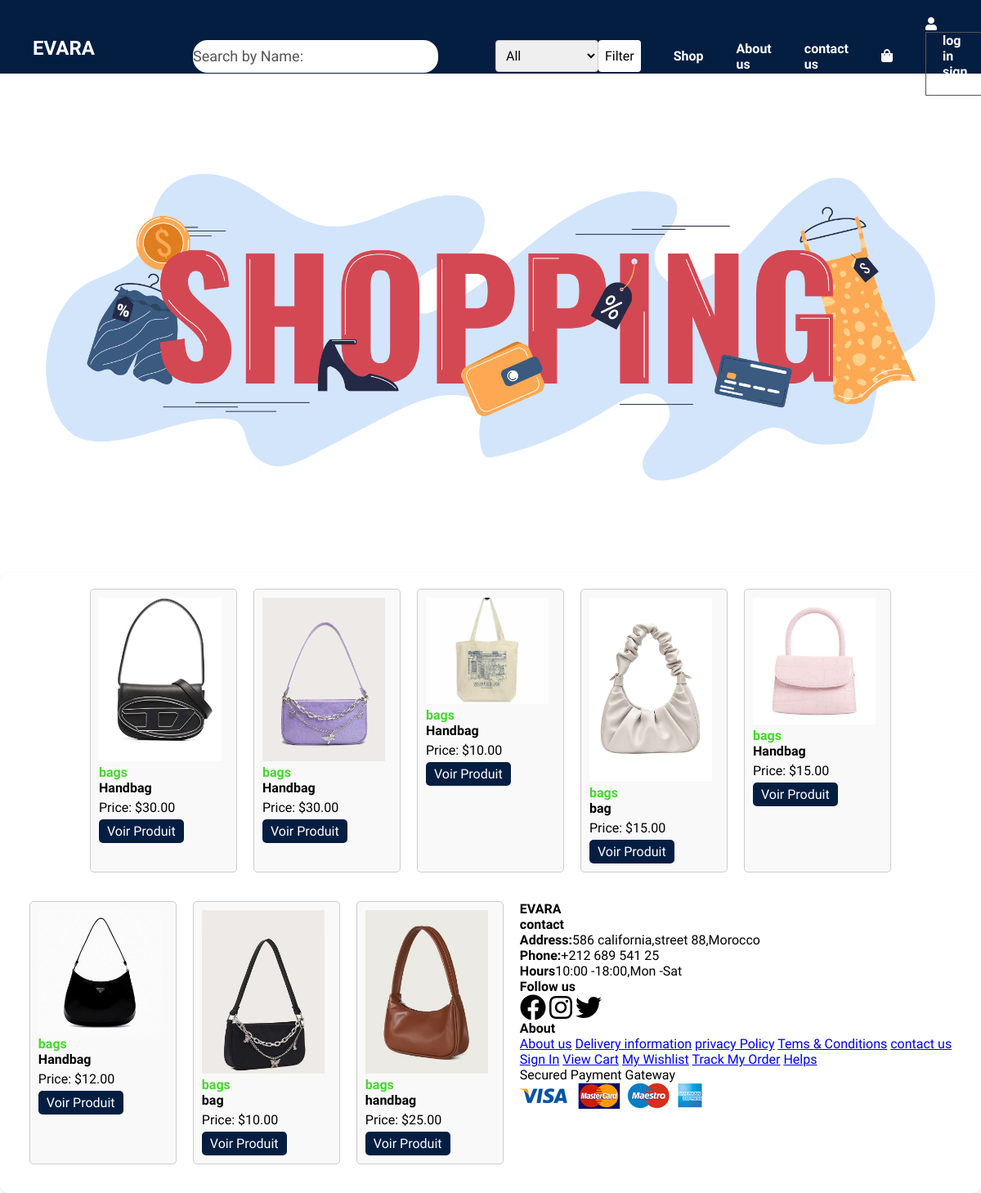
The app's page /shop.php?category=bags with its own data.
### tables this page shows
CREATE TABLE `products` (
  `id` int(11) NOT NULL,
  `name` varchar(255) NOT NULL,
  `description` text DEFAULT NULL,
  `price` decimal(10,2) NOT NULL,
  `image_path` varchar(255) NOT NULL,
  `category` varchar(50) NOT NULL,
  `stock` int(11) NOT NULL
);

### shop.php (the view, shortened to what this page needs)
<?php
$servername = "127.0.0.1";
$username = "root";
$password = "";
$dbname = "ecommerce";
$conn = new mysqli($servername, $username, $password, $dbname);
$category = @$_GET["category"];
if ($category) {
  $query = "SELECT * FROM `products` WHERE category = ?";
  $stmt = $conn->prepare($query);
  $stmt->bind_param("s", $category);
} else {
  $query = "SELECT * FROM `products`";
  $stmt = $conn->prepare($query);
}
$stmt->execute();
$result = $stmt->get_result();
$products = [];
while ($row = $result->fetch_assoc()) {
  $products[] = $row;
}
$search_name = isset($_GET['search_name']) ? $_GET['search_name'] : '';
?>
<!DOCTYPE html>
<html lang="en">
<head>
  <link rel="stylesheet" href="shop.css">
</head>
<body>
  <section id="header">
    <div class="head">
      <ul class="navbar">
        <h2 id="logo"><a href="index.php">EVARA</a></h2>
        <li>
          <form action="" method="GET" class="form">
            <input type="text" name="search_name" class="search" placeholder="Search by Name:" value="<?php echo $search_name; ?>">
          </form>
        <li id='catego'>
          <div class="abc">
            <select name="category" id="category">
              <option value="all">All</option>
            </select>
            <button type="submit">Filter</button>
          </div>
        </li>
      </li>
<li><a href="shop.php">Shop</a></li>
        <li><a href="about.html">About us</a></li>
        <li><a href="contact.html">contact us</a></li>
        <li><a href="cart.html"><i class="fas fa-shopping-bag" style="color: white;"></i></a></li>
        <li><a href="profile.html"><i class="fas fa-user" style="color: #ffffff;"></i></a>
          <ul class="dropdown">
            <li><a href="login.php">log in</a></li>
            <li><a href="UserRegister.php">sign up</a></li>
          </ul>
        </li>
      </ul>
    </div>
  </section>
  <div id="hero">
    <img src="hero2.jpg" alt="">
  </div>
  <div class="container">
    <?php
    foreach ($products as $products) {
      echo '<div class="product">';
      echo '<td><img width="150" src="' . $products["image_path"] . '"/></td>';
      echo '<h3 class="cat">' . $products['category'] . '</h3>';
      echo '<h3>' . $products['name'] . '</h3>';
      echo '<p>Price: $' . $products['price'] . '</p>';
      echo '<a href="produit.php?id=' . $products['id'] . '">Voir Produit</a>';
      echo '</div>';
    }
    ?>
    <footer class="section-p1">
      <div class="col">
        <h4 id="lol">EVARA</h4>
        <h4>contact</h4>
        <p><strong>Address:</strong>586 california,street 88,Morocco</p>
        <p><strong>Phone:</strong>+212 689 541 25</p>
        <p><strong>Hours</strong>10:00 -18:00,Mon -Sat </p>
        <div class="follow">
          <h4>Follow us</h4>
          <div class="icon">
            <div class="icon">
              <a href="#"><i class="fab fa-facebook fa-2x" style="color: #000000;"></i></a>
              <a href="#"><i class="fab fa-instagram fa-2x" style="color: #000000;"></i></a>
              <a href="#"><i class="fab fa-twitter fa-2x" style="color: #000000;"></i></a>
            </div>
          </div>
        </div>
      </div>
      <div class="col">
        <h4>About</h4>
        <a href="#">About us</a>
        <a href="#">Delivery information</a>
        <a href="#">privacy Policy</a>
        <a href="#">Tems & Conditions</a>
        <a href="#">contact us</a>
      </div>
      <div class="col">
        <a href="#">Sign In</a>
        <a href="#">View Cart</a>
        <a href="#"> My Wishlist</a>
        <a href="#">Track My Order</a>
        <a href="#"> Helps</a>
      </div>
      <div class="pay">
        <p>Secured Payment Gateway</p>
        <img src="pay.png" alt="">
      </div>
  </div>
</body>
</html>

### shop.css (style rules this page uses)
* { margin: 0; padding: 0; box-sizing: border-box; font-family: "Spartan", sans-serif; }
#logo a { text-decoration: none; color: #ffff; font-family: "Handlee",sans-serif; margin-left: -40px; margin-right: 100px; }
#header { display: flex ; align-items: center; justify-content: space-between; padding: 20px 80px; background-color: #041e42; height: 90px; left: 0; flex-wrap: wrap; width: 100%; }
.navbar { display: flex; align-items:center ; justify-content: center; justify-content: space-around; }
.navbar li { list-style: none; padding: 0 20px; }
.navbar li a { text-decoration: none; font-size: 16px; font-weight: 600; color: white; }
.form input { display: flex; width: 300px; flex: 1; border-radius: 18px; height: 40px; width: 300px; margin-right: 30px; border: 0; outline: 0; font-size: 18px; }
::placeholder { color:#555; }
.dropdown { border: 1px solid #555; }
#category { padding: 8px; font-size: 16px; border: 1px solid #ccc; border-radius: 4px; }
.abc { display: flex; justify-content: space-between; }
button { padding: 8px; font-size: 16px; background-color: #fff; color: black; border: none; border-radius: 4px; cursor: pointer; }
#hero { display: flex; justify-content: center; align-items: center; height: 500px; margin-top: 60px; }
#hero img { max-width: 100%; max-height: 100%; }
.container { display: flex; justify-content:center; flex-wrap:wrap; grid-gap:20px; padding: 20px; background-color: #fff; border-radius: 10px; box-shadow: 0 2px 4px rgba(0, 0, 0, 0.1); margin-top: 50px; }
h2 { text-align: center; margin-bottom: 20px; }
.product { background-color:#F9F9F9; width: 180px; padding: 10px; border: 1px solid #ccc; border-radius: 5px; margin-bottom: 15px; }
.product h3 { font-size:16px; font-weight:700; margin: 0; }
.product p { margin: 5px 0; }
.product a { display: inline-block; padding: 5px 10px; background-color: #041e42; color: #fff; text-decoration: none; border-radius: 5px; }
.cat { color: #45D62E; }

### records on screen
products: image_path (picture), category "bags", name "Handbag", price "30.00"
products: image_path (picture), category "bags", name "Handbag", price "30.00"
products: image_path (picture), category "bags", name "Handbag", price "10.00"
products: image_path (picture), category "bags", name "bag", price "15.00"
products: image_path (picture), category "bags", name "Handbag", price "15.00"
products: image_path (picture), category "bags", name "Handbag", price "12.00"
products: image_path (picture), category "bags", name "bag", price "10.00"
products: image_path (picture), category "bags", name "handbag", price "25.00"
